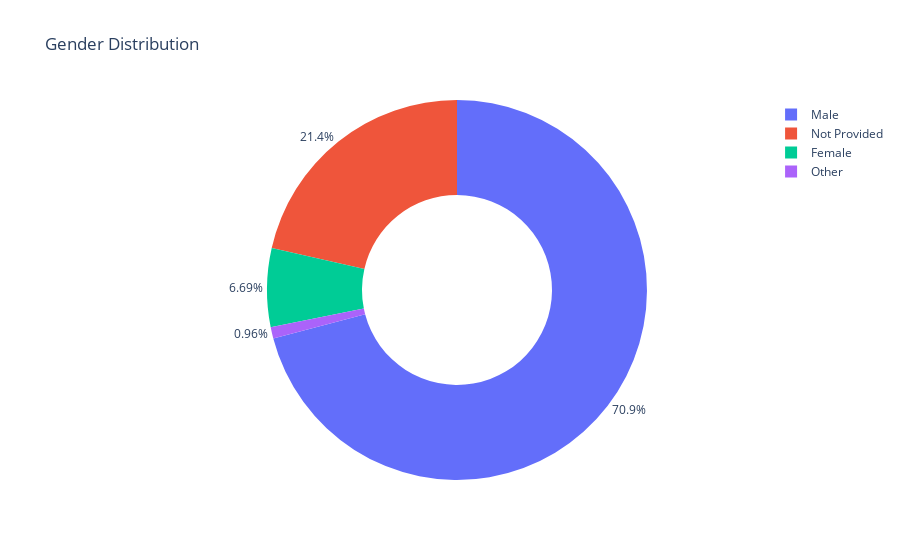

Notebook code for this chart:
### Code cell
# plot a graph to show the Gender Distribution
gender_counts = df1['gender'].value_counts()
fig = px.pie(labels= gender_counts.index,
values=gender_counts.values,
title="Gender Distribution",
names=gender_counts.index,
hole = 0.5,
)
fig.update_traces(textposition='outside', textinfo='percent')
 
fig.show()

### Figure 1 — Plotly figure (JSON) as saved in the notebook; plotly's stock layout.template omitted (floating-point values rounded to 4 significant figures)
{"data": [{"domain": {"x": [0, 1], "y": [0, 1]}, "hole": 0.5, "hovertemplate": "label=%{label}<br>value=%{value}<extra></extra>", "labels": ["Male", "Not Provided", "Female", "Other"], "legendgroup": "", "name": "", "showlegend": true, "textinfo": "percent", "textposition": "outside", "type": "pie", "values": [12772, 3863, 1206, 173]}], "layout": {"legend": {"tracegroupgap": 0}, "title": {"text": "Gender Distribution"}}}
